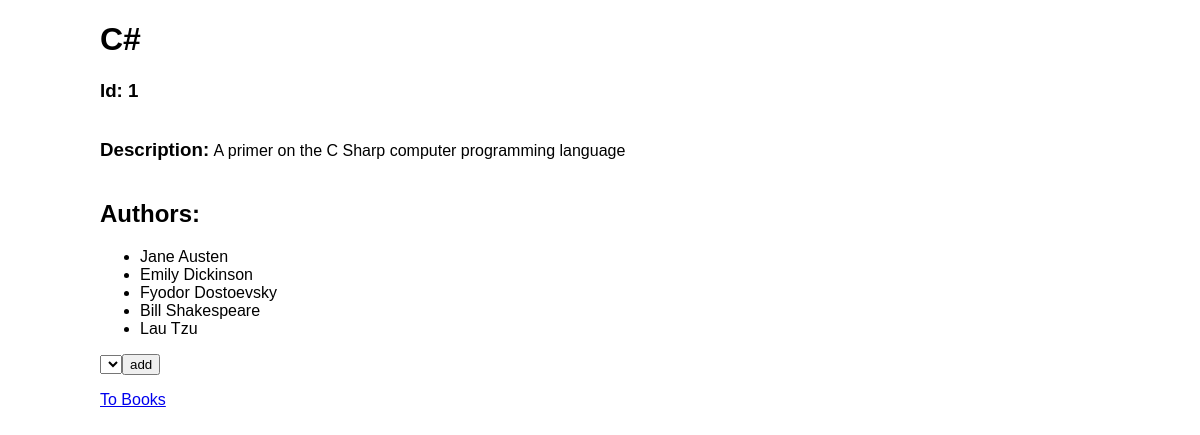
Page /books/1 on the earlier database version.
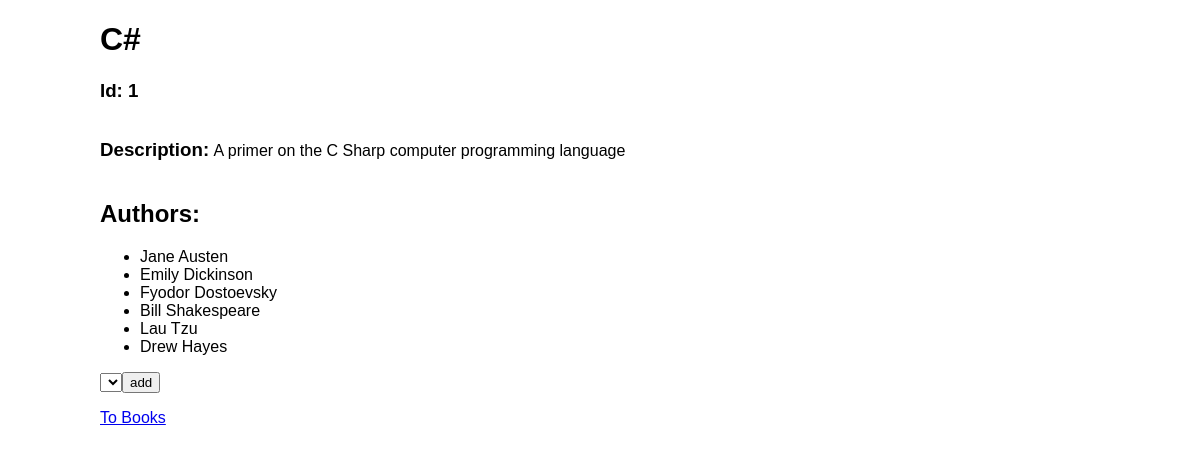
Same page on the later database version.
### books_authors_app/models.py (models this page shows)
class Author(models.Model):
    first_name = models.CharField(max_length=45)
    last_name = models.CharField(max_length=45)
    notes = models.TextField()
    books = models.ManyToManyField(Book, related_name="authors")
    created_at = models.DateTimeField(auto_now_add=True)
    updated_at = models.DateTimeField(auto_now=True)

### books_authors_app/views.py (the view)
# urls.py: path('books/<id>', views.viewbook),
def viewbook(request, id):
    book = Book.objects.get(id=id)
    authors = Author.objects.all()
    authorsInBook = book.authors.all()
    authorsNotInBook = authors.exclude(books = book)
    context = {
        'book' : book,
        'authors' : authors,
        'authorsInBook' : authorsInBook,
        'authorsNotInBook' : authorsNotInBook,
        }
    return render(request, 'books_authors_app/books.html', context)

### books_authors_app/templates/books_authors_app/books.html (shortened to what this page needs)
<!DOCTYPE html>
<html lang="en">
<head>
    {% load static %}
    <link rel="stylesheet" href="{% static 'books_authors_app/css/style.css' %}">
</head>
<body>
    <div class="container">
        <h1>{{book.title}}</h1>
        <h3>Id: {{book.id}}</h3>
        <h3 class="playnice">Description:</h3>
        <p>{{book.desc}}</p>
        <h2>Authors:</h2>
        <ul>
            {% for author in authorsInBook %}
            <li>{{author.first_name}} {{author.last_name}}</li>
            {% endfor %}
        </ul>
        <form action="/addAuthorToBook" method="post">
            <select name="author">
                <input type="submit" value="add">
            </select>
        </form>
        <a href="/"><p class="notnice">To Books</p></a>
    </div>
</body>
</html>

Differences in the rows shown:
added Author: first_name "Drew", last_name "Hayes"
